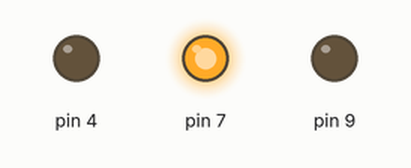
This sketch was run on a simulated Arduino Uno, built with avr-gcc and run on an emulated ATmega328P. On the bench: output pins drawn as LEDs (lit = HIGH).

Above: at 1.0 s.
At 3.0 s:
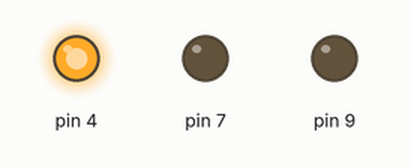
At 5.0 s:
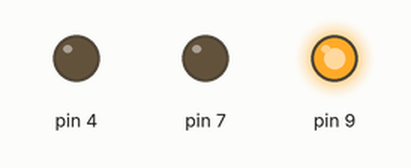
Timing chart, 0 to 7.8 s (numbered marks = the images above):
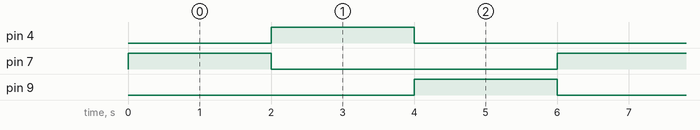

Measured:
- by itself, pin 4, pin 7, pin 9: alternates HIGH for 2.0 s and LOW for 4.0 s
- by itself, everything shown: repeats every 6.0 s, in 4 steps

The sketch:

sketch_apr8a.ino
```cpp
int DELAY= 2000;
void setup()
{

  pinMode(7, OUTPUT);
  pinMode(4, OUTPUT);
  pinMode(9, OUTPUT);
}
void loop()
{
  //gREEN
  digitalWrite(7, HIGH);
  delay(DELAY);
  digitalWrite(7, LOW);

  //YELLOW
  digitalWrite(4, HIGH);
  delay(DELAY);
  digitalWrite(4, LOW);

  //RED
  digitalWrite(9, HIGH);
  delay(DELAY);
  digitalWrite(9, LOW);
}
```
